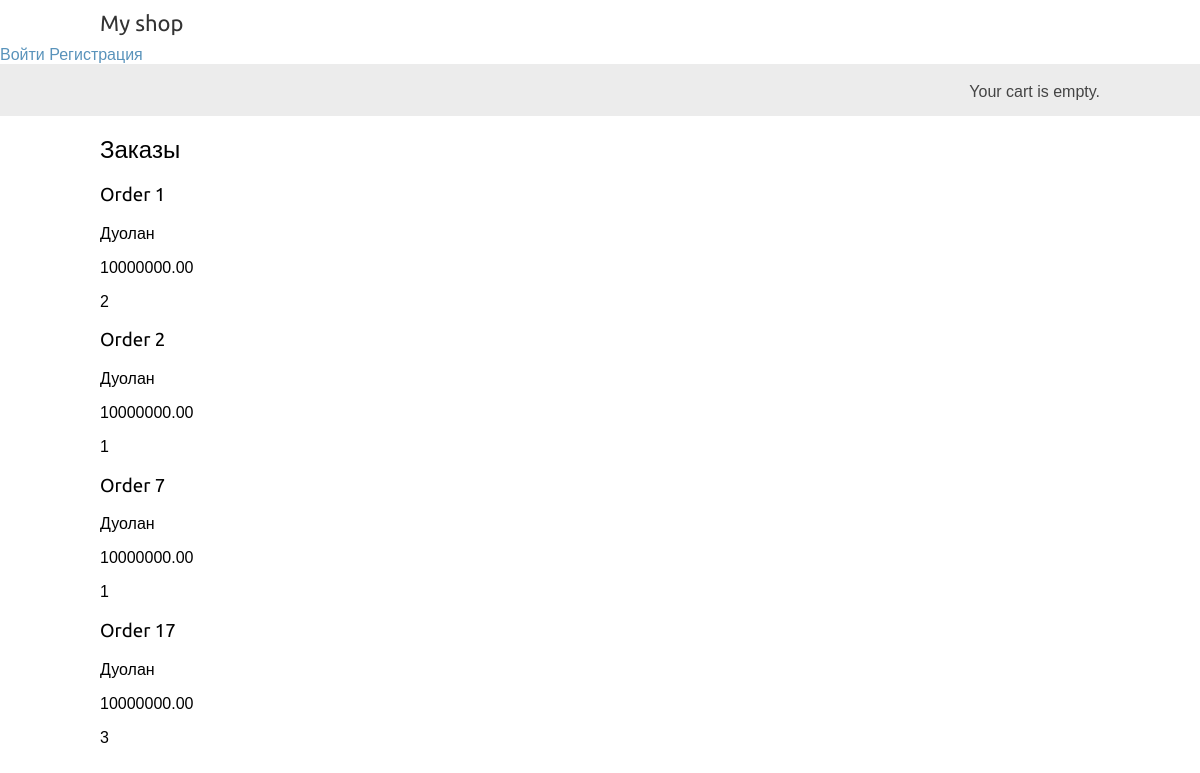
The app's page /waiter/ with its own data.
### orders/models.py (models this page shows, shortened)
class OrderItem(models.Model):
    order = models.ForeignKey(Order, on_delete=models.CASCADE, related_name='items')
    product = models.ForeignKey(Product, on_delete=models.CASCADE, related_name='order_items')
    price = models.DecimalField(max_digits=10, decimal_places=2)
    quantity = models.PositiveIntegerField(default=1)

class Order(models.Model):
    def get_num(date=datetime.now()):
        date = date.strftime('%Y%m%d')
        if Order.objects.all().last():
            last_order = Order.objects.all().last()
            if last_order.number[0:8] == date:
                num = int(last_order.number[8::]) + 1
            else:
                num = 1
        else:
            return f'{date}1'
        return (f'{date}{num}')
    number = models.CharField(max_length=12, default=get_num, verbose_name='номер заказа')
    class Meta:
        verbose_name = 'Заказ'
        verbose_name_plural = 'Заказы'
    def __str__(self):
        return 'Order {}'.format(self.id)

### shop/models.py (models this page shows, shortened)
class Product(models.Model):
    category = models.ForeignKey(Category, on_delete=models.CASCADE, related_name='products')
    name = models.CharField(max_length=200, db_index=True)
    slug = models.SlugField(max_length=200, db_index=True)
    image = models.ImageField(upload_to='products/%Y/%m/%d', blank=True)
    description = models.TextField(blank=True)
    price = models.DecimalField(max_digits=10, decimal_places=2)
    stock = models.PositiveIntegerField()
    available = models.BooleanField(default=True)
    created = models.DateTimeField(auto_now_add=True)
    updated = models.DateTimeField(auto_now=True)
    class Meta:
        ordering = ('name',)
        index_together = (('id', 'slug'),)
    def __str__(self):
        return self.name

### waiter/views.py (the view)
# urls.py: path('waiter/', include('waiter.urls', namespace='waiter')),
def waiter(request):
    orderitem = OrderItem.objects.all()
    return render(request, 'waiter/waiter.html', {'orderitem': orderitem})

### cart/cart.py (called while the page is built)
    def __len__(self):
        return sum(item['quantity'] for item in self.cart.values())

### cart/context_processors.py (called while the page is built)
def cart(request):
    return {'cart': Cart(request)}

### waiter/templates/waiter/waiter.html (shortened to what this page needs)
{% extends "shop/base.html" %}
{% block content %}
    <div class="features">
        <h1>Заказы</h1>
        {% for item in orderitem %}
            <div class="alert alert-warning">
                <h3>{{ item.order}}</h3>
                <p>{{ item.product }}</p>
                <p>{{ item.price }}</p>
                <p>{{ item.quantity }}</p>
            </div>
{% endfor %}
    </div>
{% endblock %}

### shop/templates/shop/base.html (shortened to what this page needs)
{% load static %}
<!DOCTYPE html>
<html>
<head>
    <link href="{% static 'css/base.css' %}" rel="stylesheet">
</head>
<body>
<div id="header">
    <a href="/" class="logo">My shop</a>
</div>
  <section class="py-5 text-center container">
    <div class="row py-lg-5">
      <div class="col-lg-4 col-md-8 mx-auto">
      {% if request.user.is_authenticated %}
      <a class="nav-link px-3" href="#">Добро пожаловать, {{ user.username }}</a>| <a class="nav-link px-3" href="{% url 'shop:logout' %}">Выход</a>
      {% else %}
      <a class="nav-link px-3" href="{% url 'shop:login' %}">Войти</a>
      <a class="nav-link px-3" href="{% url 'shop:registration' %}">Регистрация</a>
      {% endif %}
    </div>
</div>
<div id="subheader">
    <div class="cart">
        {% with total_items=cart|length %}
            {% if cart|length > 0 %}
               Your cart:
                <a href="{% url 'cart:cart_detail' %}">
                   {{ total_items }} item{{ total_items|pluralize }},
                    ${{ cart.get_total_price }}
                </a>
            {% else %}
                Your cart is empty.
            {% endif %}
        {% endwith %}
</div>
</div>
<div id="content">
    {% block content %}
    {% endblock %}
</div>
</body>
</html>

### shop/static/css/base.css (style rules this page uses)
body { margin:0; padding:0; font-family:helvetica, sans-serif; }
h1, h2, h3, h4, h5 , h6 { font-family: 'Ubuntu', sans-serif; font-weight:normal; }
a { text-decoration:none; color:#5993bb; }
#header { padding:10px 100px; font-size:18px; overflow:auto; }
#subheader { background:#ececec; color:#444; padding:15px 100px; overflow:auto; }
#header .logo { font-family: 'Ubuntu', sans-serif; float:left; color:#333; font-size:22px; margin-right:10%; }
#subheader .cart { float:right; padding-top:4px; }
#content { padding:0 100px; overflow:hidden; }

### records on screen
OrderItem: order "Order 1", product "Дуолан", price "10000000.00", quantity "2"
OrderItem: order "Order 2", product "Дуолан", price "10000000.00", quantity "1"
OrderItem: order "Order 7", product "Дуолан", price "10000000.00", quantity "1"
OrderItem: order "Order 17", product "Дуолан", price "10000000.00", quantity "3"
